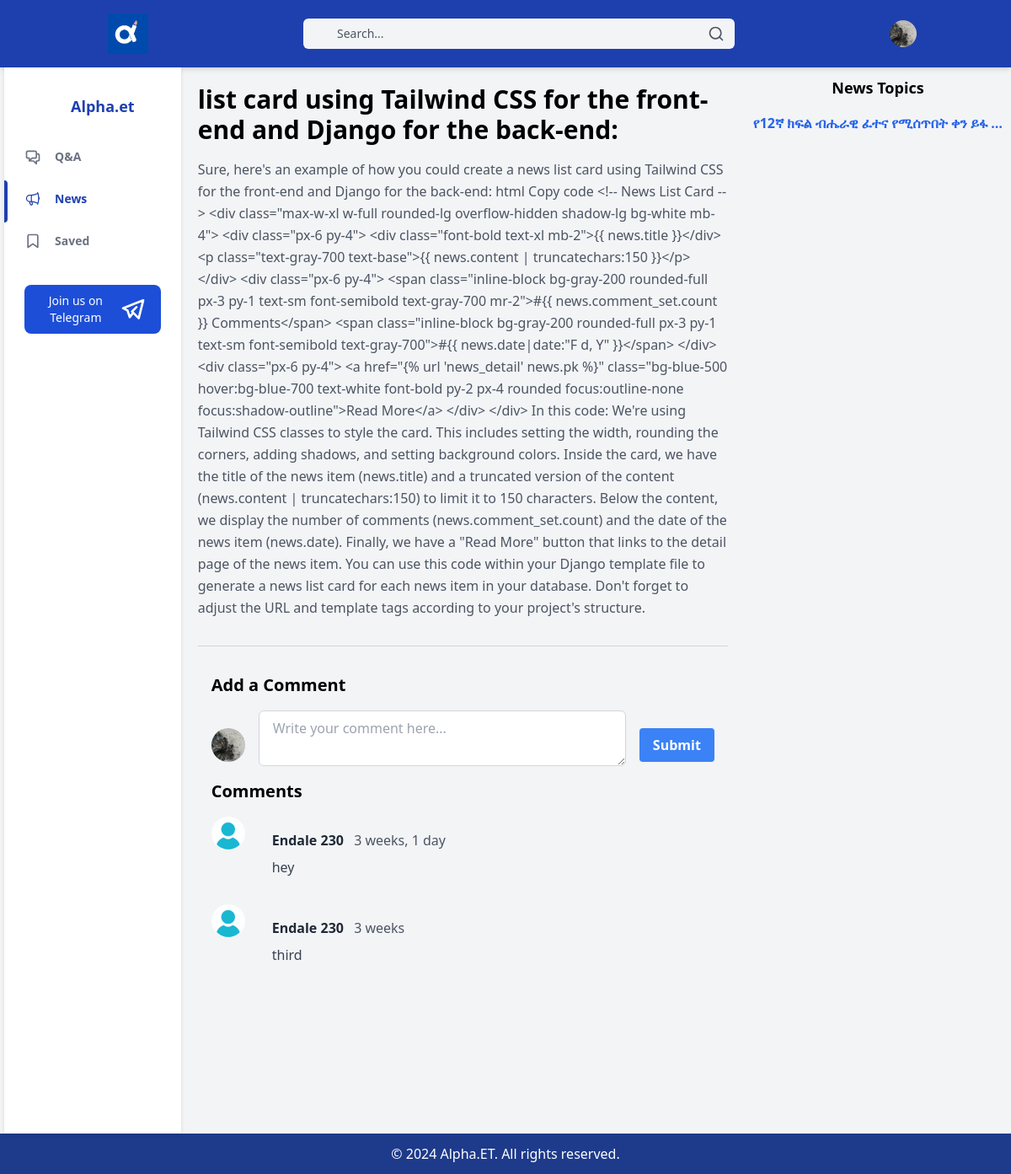
Page /news/1/ (signed in) on the committed database.
### alpha/models.py (models this page shows, shortened)
class CustomUser(AbstractUser):
    username = None
    first_name = models.CharField(max_length=200)
    last_name = models.CharField(max_length=200)
    profile_pic=models.ImageField(null=True,blank=True,upload_to='profile_pics')
    phone_number = models.CharField(unique=True, max_length=15)
    department = models.ForeignKey(Department, on_delete=models.CASCADE, null=True)  # Make department nullable
    status = models.CharField(max_length=20, default="freemium" ,choices=[('admin', 'Admin'), ('premium', 'Premium'),('pending','Pending'), ('freemium', 'Freemium')])
    objects = CustomUserManager()
    USERNAME_FIELD = 'phone_number'
    REQUIRED_FIELDS = []

class News(models.Model):
    title=models.CharField(max_length=300)
    content=models.TextField()
    date=models.DateTimeField(auto_now_add=True)

class NewsComment(models.Model):
    user=models.ForeignKey(CustomUser,on_delete=models.CASCADE)
    news=models.ForeignKey(News, on_delete=models.CASCADE)
    comment=models.TextField()
    date=models.DateTimeField(auto_now=True)

### alpha/views.py (the view, shortened to what this page needs)
# urls.py: path('news/<int:pk>/', NewsDetailView.as_view(), name='news-detail'),
@method_decorator(login_required, name='dispatch')
class NewsDetailView(View):
    def get(self, request, pk):
        news = News.objects.get(pk=pk)
        news_list=News.objects.exclude(pk=pk)
        nav = "news"
        return render(request, 'news/news_detail.html', {'news': news, 'nav': nav,'news_list':news_list})

### templates/news/news_detail.html (shortened to what this page needs)
{% extends 'base/base.html' %}
{% load static %}
{% block main_content %}
<article class="main max-w-4xl mx-auto mt-8 px-4">
  <h2 class="text-3xl font-bold mb-4">{{ news.title }}</h2>
  <p class="text-gray-600 leading-relaxed mb-4">{{ news.content }}</p>
  <hr class="border-t border-gray-300 my-8">
  <div class="max-w-4xl mx-auto px-4 mt-8">
    <h3 class="text-xl font-semibold mb-4">Add a Comment</h3>
    <form action="{% url 'news-detail' news.pk %}" method="post" class="flex items-center">
      <div class="flex-shrink-0 mr-4">
        {% if user.profile_pic %}
          <img src="{{ user.profile_pic.url }}" alt="Profile Picture" class="h-10 w-10 rounded-full">
        {% else %}
          <img src="{% static 'no_profile_pics/profile.jpg' %}" alt="Profile Picture" class="h-10 w-10 rounded-full">
        {% endif %}
      </div>
      <textarea name="comment" class="flex-grow border border-gray-300 rounded-md px-4 py-2 mb-4 mr-4" placeholder="Write your comment here..." required></textarea>
      <button type="submit" class="bg-blue-500 hover:bg-blue-700 text-white font-bold py-2 px-4 rounded focus:outline-none focus:shadow-outline">Submit</button>
    </form>
  </div>
  <div class="max-w-4xl mx-auto px-4">
    <h3 class="text-xl font-semibold mb-4">Comments</h3>
    <div class="space-y-4">
      {% if news.newscomment_set.all %}
        {% for comment in news.newscomment_set.all %}
          <div class="flex items-start space-x-4">
            <div class="flex-shrink-0">
              {% if comment.user.profile_pic %}
                <img src="{{ comment.user.profile_pic.url }}" alt="Profile Picture" class="h-10 w-10 rounded-full">
              {% else %}
                <img src="{% static 'no_profile_pics/profile.jpg' %}" alt="Profile Picture" class="h-10 w-10 rounded-full">
              {% endif %}
            </div>
            <div class="flex-grow">
              <div class="bg-gray-100 rounded-lg p-4">
                <div class="flex items-center justify-between mb-2">
                  <div>
                    <span class="font-semibold text-gray-800">{{ comment.user.first_name }} {{ comment.user.last_name }}</span>
                    <span class="text-gray-600 ml-2">{{ comment.date|timesince }}</span>
                  </div>
                </div>
                <p class="text-gray-700">{{ comment.comment }}</p>
              </div>
            </div>
          </div>
        {% endfor %}
      {% else %}
        <div class="flex-grow">
          <div class="bg-gray-100 rounded-lg p-4">
            <p class="text-gray-700">No comments</p>
          </div>
        </div>
      {% endif %}
    </div>
  </div>
</article>
<aside class="aside aside2 hidden md:block mx-auto">
  <h2 class="text-lg font-semibold mb-4">News Topics</h2>
  <ul class="space-y-2">
    {% for news in news_list %}
      <li>
        <a href="{% url 'news-detail' news.pk %}" class="text-blue-600 hover:text-blue-800 font-bold truncate">{{ news.title|truncatechars:32 }}</a>
      </li>
    {% endfor %}
  </ul>
</aside>
{% endblock %}

### templates/base/base.html (shortened to what this page needs)
<!DOCTYPE html>
<html lang="en">
  {% load static %}
  <head>
    <link
      href="https://cdn.jsdelivr.net/npm/tailwindcss@2.2.19/dist/tailwind.min.css"
      rel="stylesheet"
    />
    <link href="{% static 'main.css' %}" rel="stylesheet" />
  </head>
  <body class="bg-gray-100">
    <div class="wrapper">
      <header class="z-10 py-4 bg-blue-800 shadow-md">
        <div
          class="container flex items-center justify-between h-full px-6 mx-auto text-white"
        >
          <div class="flex items-center space-x-4">
            <img
              src="{% static 'logo/logo.jpg' %}"
              alt="Logo"
              class="h-10 w-10 md:h-12 md:w-12"
            />
          </div>
          <div class="flex justify-center flex-1 relative">
            <form
              action="{% url 'search' %}"
              method="GET"
              class="w-full max-w-md lg:max-w-lg xl:max-w-xl"
            >
              <div class="relative">
                <input
                  id="searchInput"
                  name="q"
                  class="w-full pl-10 pr-4 py-2 text-sm text-gray-700 placeholder-gray-600 bg-gray-100 border-0 rounded-md dark:placeholder-gray-500 dark:focus:shadow-outline-gray dark:focus:placeholder-gray-600 dark:bg-gray-700 dark:text-gray-200 focus:placeholder-gray-500 focus:bg-white focus:border-purple-300 focus:outline-none focus:shadow-outline-blue form-input"
                  type="text"
                  placeholder="Search..."
                  aria-label="Search"
                  autocomplete="off"
                />
                <div
                  id="searchResults"
                  class="absolute inset-y-0 left-0 flex items-center pl-4"
                ></div>
                <button
                  type="submit"
                  class="absolute inset-y-0 right-0 pr-3 flex items-center text-gray-600"
                >
                  <svg
                    class="h-5 w-5"
                    viewBox="0 0 24 24"
                    fill="none"
                    stroke="currentColor"
                    stroke-width="2"
                    stroke-linecap="round"
                    stroke-linejoin="round"
                  >
                    <circle cx="11" cy="11" r="8" />
                    <line x1="21" y1="21" x2="16.65" y2="16.65" />
                  </svg>
                </button>
              </div>
            </form>
          </div>
          <ul class="flex items-center space-x-6">
            <li class="relative" x-data="{ isOpen: false }">
              <button
                @click="isOpen = !isOpen"
                class="align-middle rounded-full focus:shadow-outline-purple focus:outline-none"
                aria-label="Account"
                aria-haspopup="true"
              >
                {% if user.profile_pic %}
                <img
                  src="{{ user.profile_pic.url }}"
                  alt="Profile Picture"
                  class="object-cover h-8 w-8 rounded-full"
                />
                {% else %}
                <img
                  src="{% static 'no_profile_pics/profile.jpg' %}"
                  alt="Profile Picture"
                  class="object-cover h-8 w-8 rounded-full"
                />
                {% endif %}
              </button>
            </li>
          </ul>
        </div>
      </header>
      {% block main_content %}{% endblock %}
      <aside
        class="aside aside1 fixed top-0 left-0 w-64 bg-white z-10 hidden h-screen pt-4"
      >
        <div class="py-4 text-gray-500 dark:text-gray-400">
          <a
            class="ml-6 text-lg font-bold text-blue-800 dark:text-gray-200"
            href="#"
          >
            Alpha.et
          </a>
          <ul class="mt-6">
            <li class="relative px-6 py-3">
              <a
                class="{% if nav == 'qa' %} text-blue-800 {% endif %} inline-flex items-center w-full text-sm font-semibold transition-colors duration-150 hover:text-blue-800"
                href="{% url 'questions' %}"
              >
                <svg
                  class="h-5 w-5 {% if nav == 'qa' %} text-blue-800 {% endif %}"
                  fill="none"
                  viewBox="0 0 24 24"
                  stroke="currentColor"
                >
                  <path
                    stroke-linecap="round"
                    stroke-linejoin="round"
                    stroke-width="2"
                    d="M17 8h2a2 2 0 012 2v6a2 2 0 01-2 2h-2v4l-4-4H9a1.994 1.994 0 01-1.414-.586m0 0L11 14h4a2 2 0 002-2V6a2 2 0 00-2-2H5a2 2 0 00-2 2v6a2 2 0 002 2h2v4l.586-.586z"
                  />
                </svg>
                <span class="ml-4">Q&A</span>
              </a>
            </li>
          </ul>
          <ul>
            <li class="relative px-6 py-3">
              {% if nav == 'news' %}
              <span
                class="absolute inset-y-0 left-0 w-1 bg-blue-800 rounded-tr-lg rounded-br-lg"
                aria-hidden="true"
              ></span>
              {% endif %}
              <a
                class="{% if nav == 'news' %} text-blue-800 {% endif %} inline-flex items-center w-full text-sm font-semibold transition-colors duration-150 hover:text-blue-800"
                href="{% url 'news' %}"
              >
                <span class="ml-4">News</span>
              </a>
            </li>
            <li class="relative px-6 py-3">
              <a
                class="{% if nav == 'saved' %} text-blue-800 {% endif %} inline-flex items-center w-full text-sm font-semibold transition-colors duration-150 hover:text-blue-800"
                href="{% url 'saved-questions' %}"
              >
                <svg
                  class="h-5 w-5"
                  viewBox="0 0 24 24"
                  fill="none"
                  stroke="currentColor"
                  stroke-width="2"
                  stroke-linecap="round"
                  stroke-linejoin="round"
                >
                  <path d="M19 21l-7-5-7 5V5a2 2 0 0 1 2-2h10a2 2 0 0 1 2 2z" />
                </svg>
                <span class="ml-4">Saved</span>
              </a>
            </li>
          </ul>
          <div class="px-6 my-6">
            <a href="https://t.me/alpha_tutorial">
              <button
                class="flex items-center justify-between w-full px-4 py-2 text-sm font-medium leading-5 text-white transition-colors duration-150 bg-blue-700 border border-transparent rounded-lg active:bg-blue-800 hover:bg-blue-800 focus:outline-none focus:shadow-outline-blue"
              >
                Join us on Telegram
                <span class="ml-2" aria-hidden="true">
                  <svg class="h-8 w-8 "  width="24" height="24" viewBox="0 0 24 24" stroke-width="2" stroke="currentColor" fill="none" stroke-linecap="round" stroke-linejoin="round">
                    <path stroke="none" d="M0 0h24v24H0z"/>
                    <path d="M15 10l-4 4l6 6l4 -16l-18 7l4 2l2 6l3 -4" />
                  </svg>
                </span>
              </button>
            </a>
          </div>
        </div>
      </aside>
     <footer class=" footer py-3 bg-blue-900 text-center">
      <div class="container mx-auto">
          <p class="text-white">© 2024 Alpha.ET. All rights reserved.</p>
      </div>
  </footer>
    </div>
  </body>
</html>

### static/main.css (style rules this page uses)
html, body { margin: 0; padding: 0; }
.wrapper { display: flex; flex-flow: row wrap; text-align: center; top: 0; left: 0; width: 100%; height: 100%; }
.wrapper>* { flex: 1 100%; }
.main { text-align: left; border-radius: 8px; max-height: calc(100vh - 56px); overflow-y: auto; margin:10px; padding:10px; }
.aside1 { display: none; margin-left:5px; box-shadow: 0 2px 5px rgba(0, 0, 0, 0.1); }
.aside2 { border-radius: 8px; padding: 10px; }
@media all and (min-width: 768px) { .main { flex: 3; } }
@media all and (min-width: 768px) { .aside1 { order: 1; position: relative; display: block; } }
@media all and (min-width: 768px) { .aside2 { order: 2; } }
@media all and (min-width: 768px) { .main { order: 2; } }
@media all and (min-width: 768px) { .footer { order: 4; } }
@media all and (min-width: 600px) { .aside { flex: 1; } }

### rows in the picture
CustomUser: profile_pic (picture)
News: title "list card using Tailwind CSS for the front-end and Django for the back-end:", content "Sure, here's an example of how you could create a news list card using Tailwind CSS for the front-end and Django for the back-end: html Copy code <!-- News List Card --> <div class=\"max-w-xl w-full rounded-lg overflow-hidden shadow-lg bg-white mb-4\"> <div class=\"px-6 py-4\"> <div class=\"font-bold text-xl mb-2\">{{ news.title }}</div> <p class=\"text-gray-700 text-base\">{{ news.content | truncatechars:150 }}</p> </div> <div class=\"px-6 py-4\"> <span class=\"inline-block bg-gray-200 rounded-full px-3 py-1 text-sm font-semibold text-gray-700 mr-2\">#{{ news.comment_set.count }} Comments</span> <span class=\"inline-block bg-gray-200 rounded-full px-3 py-1 text-sm font-semibold text-gray-700\">#{{…"
NewsComment: user.first_name "Endale", user.last_name "230", date "3 weeks, 1 day", comment "hey"
NewsComment: user.first_name "Endale", user.last_name "230", date "3 weeks", comment "third"
News: title "የ12ኛ ክፍል ብሔራዊ ፈተና የሚሰጥበት ቀን ይፋ …"
